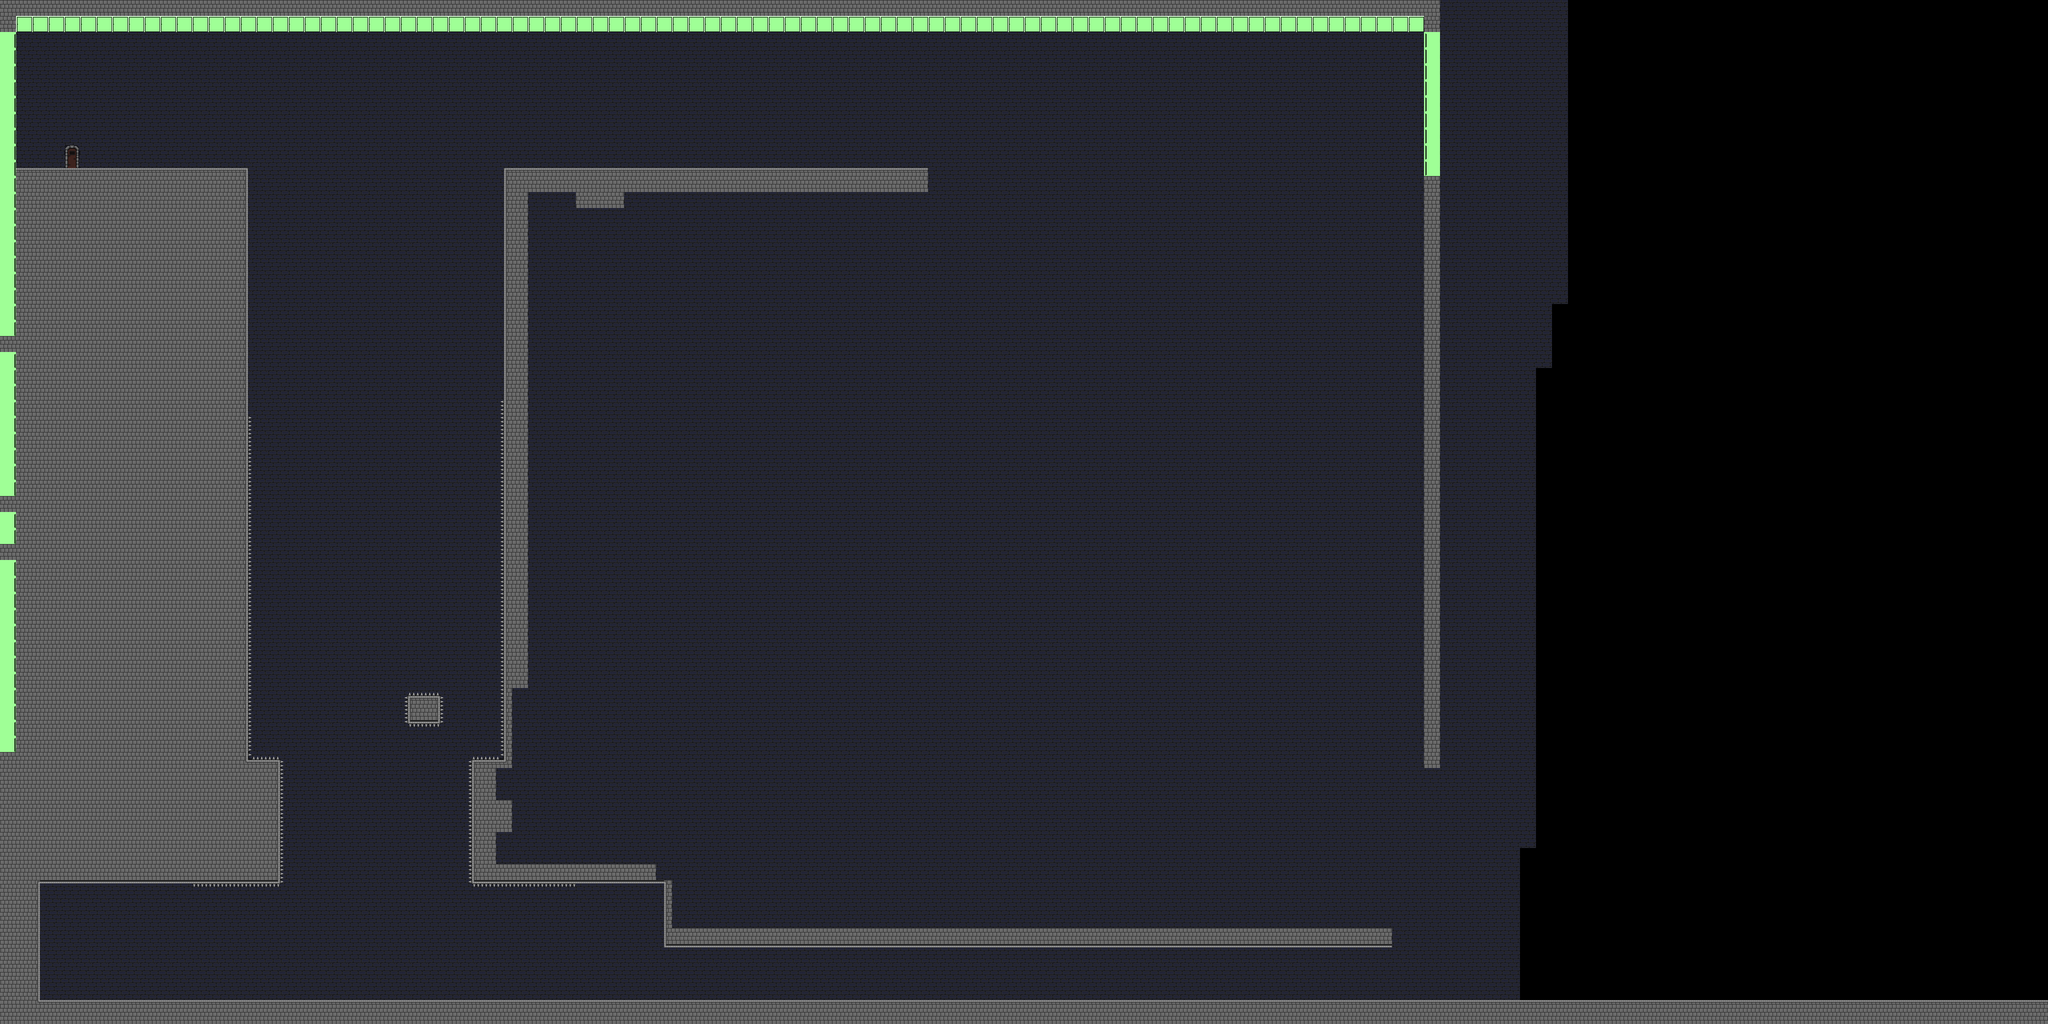

Below is a game level as drawn by its tile map, then a one-line description and the .tmx that defines it (tile-layer data replaced by summaries):
An orthogonal 128x64 tile map with 32x32 px tiles, 4 tile layers (Fondo, Decoracion, Suelo, Collision), 1 hidden layer not drawn, 3 tilesets.

<map version="1.8" tiledversion="1.8.5" orientation="orthogonal" renderorder="right-down" width="128" height="64" tilewidth="32" tileheight="32" infinite="0" nextlayerid="6" nextobjectid="1">
 <tileset firstgid="1" name="Castle assets" tilewidth="32" tileheight="32" tilecount="110" columns="10">
  <image source="Castle assets.png" width="320" height="352" />
 </tileset>
 <tileset firstgid="111" name="MapMetadata" tilewidth="32" tileheight="32" tilecount="20" columns="10">
  <image source="MapMetadata.png" trans="ff00ff" width="322" height="66" />
 </tileset>
 <tileset firstgid="131" name="MapMetadataPath" tilewidth="32" tileheight="32" spacing="1" margin="1" tilecount="2" columns="2">
  <image source="MapMetadataPath.png" width="98" height="34" />
 </tileset>
 <layer id="2" name="Fondo" width="128" height="64">
  <properties>
   <property name="Draw" type="bool" value="true" />
   <property name="Navigation" type="bool" value="false" />
  </properties>
  <data>[8192 cells, 6174 non-empty, 1 distinct tile ids]</data>
 </layer>
 <layer id="3" name="Decoracion" width="128" height="64">
  <properties>
   <property name="Draw" type="bool" value="true" />
   <property name="Navigation" type="bool" value="false" />
  </properties>
  <data>[8192 cells, 10 non-empty, 1 distinct tile ids]</data>
 </layer>
 <layer id="1" name="Suelo" width="128" height="64">
  <properties>
   <property name="Draw" type="bool" value="true" />
   <property name="Navigation" type="bool" value="false" />
  </properties>
  <data>[8192 cells, 1531 non-empty, 23 distinct tile ids]</data>
 </layer>
 <layer id="4" name="Collision" width="128" height="64">
  <properties>
   <property name="Colliders" type="bool" value="true" />
   <property name="Draw" type="bool" value="false" />
   <property name="Navigation" type="bool" value="false" />
  </properties>
  <data>[8192 cells, 139 non-empty, 3 distinct tile ids]</data>
 </layer>
 <layer id="5" name="Walkability" width="128" height="64" visible="0">
  <properties>
   <property name="Colliders" type="bool" value="false" />
   <property name="Draw" type="bool" value="false" />
   <property name="Navigation" type="bool" value="true" />
  </properties>
  <data>[8192 cells, 119 non-empty, 1 distinct tile ids]</data>
 </layer>
</map>
